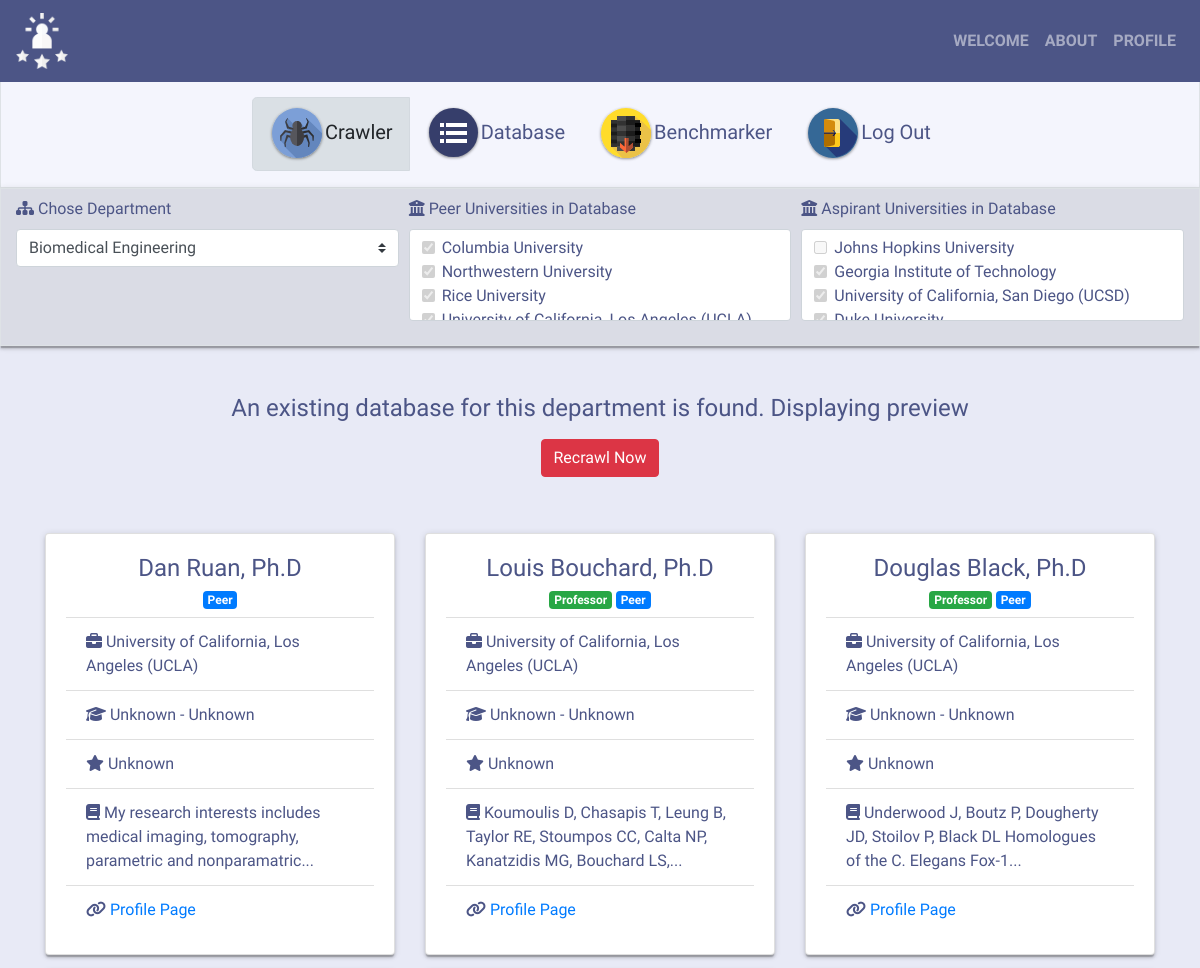
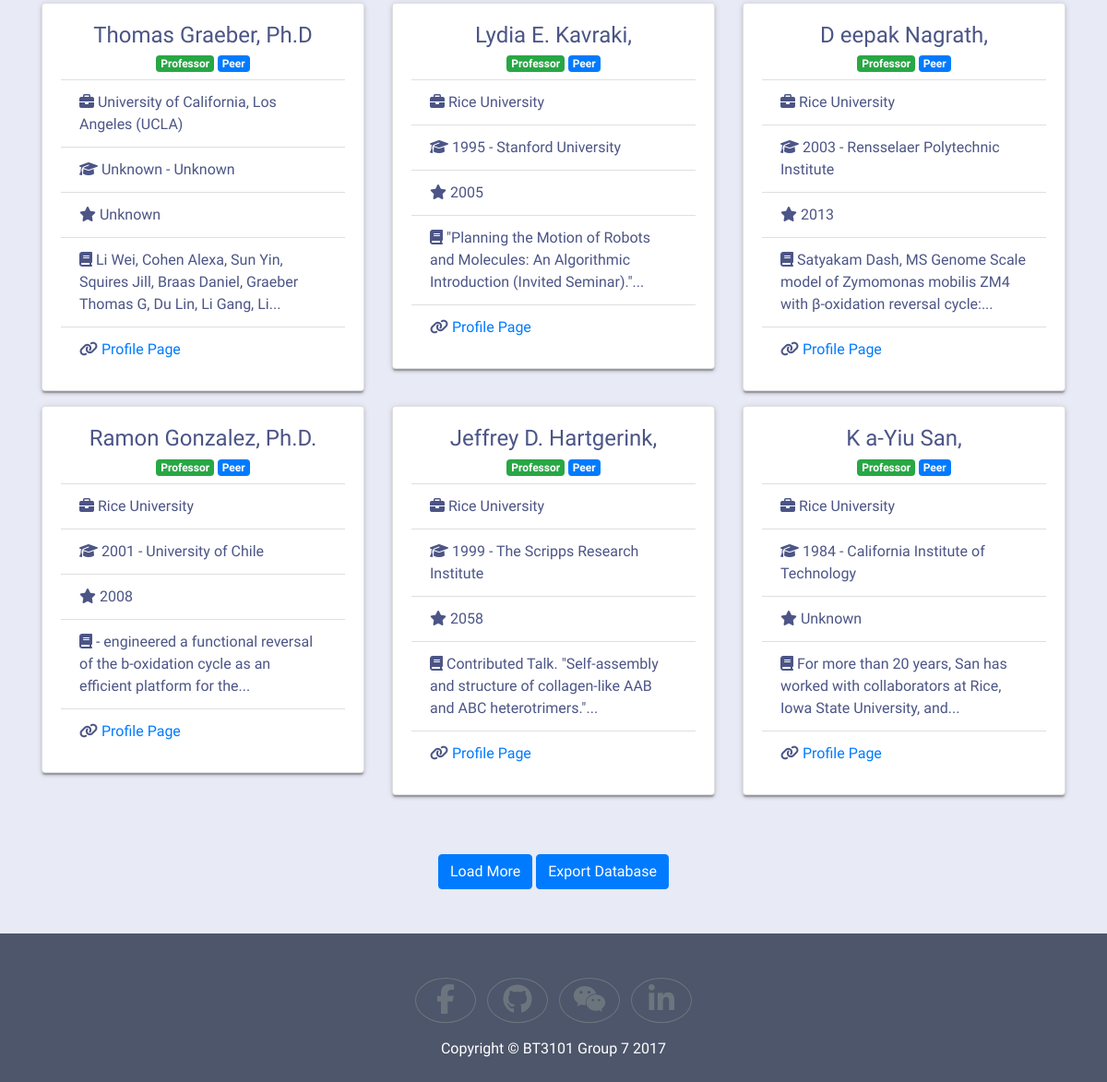
Screenshot of /crawler/ (signed in) with the database file from the repository (2 pictures, top to bottom).
### tables this page shows
CREATE TABLE profiles (
  profile_link TEXT PRIMARY KEY,
  name TEXT,
  department TEXT,
  university TEXT,
  tag TEXT,
  position TEXT,
  phd_year TEXT,
  phd_school TEXT,
  promotion_year TEXT,
  text_raw TEXT,
  user_updated INTEGER
);

### application.py (the view)
@app.route('/crawler/')
def crawler(dep='bme', length=9):
    if 'username' in session:
        if request.args.get('length'):
            length = request.args.get('length', type=int)
        if request.args.get('dep'):
            dep = request.args.get('dep')
        dep_name = helper.get_full_name(dep)
        preview = query_db('select * from profiles where department = ?', (dep_name,))
        db_peer = query_db('select distinct university from profiles where department = ? and tag = ?', (dep_name, 'peer'))
        in_db_peer = [row['university'] for row in db_peer]
        db_asp = query_db('select distinct university from profiles where department = ? and tag = ?', (dep_name, 'aspirant'))
        in_db_asp = [row['university'] for row in db_asp]
        return render_template(
            "crawler.html",
            dep=dep,
            length=length,
            peer_unis=helper.get_peer_unis(dep),
            asp_unis=helper.get_asp_unis(dep),
            selected_peer=in_db_peer,
            selected_asp=in_db_asp,
            preview=preview)
    else:
        return redirect(url_for('main'))

### application.py (called while the page is built)
def get_db():
    db = getattr(g, '_database', None)
    if db is None:
        db = g._database = sqlite3.connect(DATABASE)
    return db

def query_db(query, args=(), one=False):
    db = get_db()
    db.row_factory = sqlite3.Row
    cur = db.cursor().execute(query, args)
    rv = cur.fetchall()
    return (rv[0] if rv else None) if one else rv

@app.teardown_appcontext
def close_connection(exception):
    db = getattr(g, '_database', None)
    if db is not None:
        db.close()

### helper.py (called while the page is built)
def get_peer_unis(dep):
    bme_peer = [
        'Columbia University',
        'Northwestern University',
        'Rice University',
        'University of California, Los Angeles (UCLA)',
        'University of Michigan',
        'University of Toronto']
    biochem_peer = [
        'University of Chicago',
        'The University of Hong Kong',
        'New York University',
        'Monash University'
    ]
    geo_peer = [
        'UCL (University College London)',
        'University of Colorado - Boulder',
        'The University of Manchester',
        'University of Toronto (St George)',
        'Queen Mary University of London']
    departments = {
        'bme': bme_peer,
        'biochem': biochem_peer,
        'geo': geo_peer}
    return departments[dep]

def get_asp_unis(dep):
    bme_asp = [
        'Johns Hopkins University',
        'Georgia Institute of Technology',
        'University of California, San Diego (UCSD)',
        'Duke University',
        'Massachusetts Institute of Technology',
        'Stanford University']
    biochem_asp = [
        'University of California, San Francisco',
        'UCL (University College London)',
        'University of Illinois at Urbana-Champaign',
        'McGill University'
    ]
    geo_asp = [
        'University of Cambridge',
        'University of British Columbia',
        'University of Oxford']
    departments = {
        'bme': bme_asp,
        'biochem': biochem_asp,
        'geo': geo_asp}
    return departments[dep]

def get_full_name(dep):
    names = {
        'bme': 'Biomedical Engineering',
        'biochem': 'Biochemistry',
        'geo': 'Geography'
    }
    return names[dep]

### templates/crawler.html (shortened to what this page needs)
<!doctype html>
<html lang="en">
  <head>
    <link rel="stylesheet" href="https://maxcdn.bootstrapcdn.com/bootstrap/4.0.0-beta.2/css/bootstrap.min.css">
    <link href="https://opensource.keycdn.com/fontawesome/4.7.0/font-awesome.min.css" rel="stylesheet">
    <link href="../static/css/custom.css" rel="stylesheet">
  </head>
  <body>
    <header class="navbar fixed-top navbar-expand-lg navbar-dark" style="background-color: #4C5586;">
      <a class="navbar-brand" href="#"><img class="img-fluid" src="{{ url_for('static', filename='img/Logo.svg') }}"></a>
      <div class="collapse navbar-collapse" id="navbarNavAltMarkup">
        <ul class="navbar-nav ml-auto">
          <li class="nav-item">
            <a class="nav-link font-weight-bold" href="{{ url_for('main') }}">WELCOME</a>
          </li>
          <li class="nav-item">
            <a class="nav-link font-weight-bold" href="{{ url_for('about') }}">ABOUT</a>
          </li>
          <li class="nav-item">
            <a class="nav-link font-weight-bold" href="{{ url_for('profile') }}">PROFILE</a>
          </li>
        </ul>
      </div>
    </header>
    <div class="container-fluid border text-center mt-5 pt-5 pb-3 shadowed function-button">
      <div class="btn-group btn-group-lg" role="group" aria-label="Function buttons">
        <a class="btn btn-light btn-menu active" href="{{ url_for('crawler') }}">
          <img src="{{ url_for('static', filename='img/Crawl.svg') }}">Crawler
        </a>
        <a class="btn btn-light btn-menu" href="{{ url_for('database') }}">
          <img src="{{ url_for('static', filename='img/Menu.svg') }}">Database
        </a>
        <a class="btn btn-light btn-menu" href="{{ url_for('benchmarker') }}">
          <img src="{{ url_for('static', filename='img/Database.svg') }}">Benchmarker
        </a>
        <a class="btn btn-light btn-menu" href="{{ url_for('logout') }}">
          <img src="{{ url_for('static', filename='img/Logout.svg') }}">Log Out
        </a>
      </div>
    </div>
    <div class="container-fluid border py-2 criteria-box shadowed">
      <form>
        <div class="form-row">
          <div class="form-group col-4">
            <label for="department"><i class="fa fa-sitemap" aria-hidden="true"></i>&nbsp;Chose Department</label>
            <select id="department" class="form-control custom-select" onchange="javascript:location.href = this.value;">
              <option {% if dep == 'bme' %} selected {% endif %} value="{{ url_for('crawler', dep='bme') }}">Biomedical Engineering</option>
            </select>
          </div>
          <div class="form-group col-4">
            <label for="peer">
              <i class="fa fa-university" aria-hidden="true"></i>&nbsp;Peer Universities in Database
            </label>
            <div class="form-scrollable rounded">
              {% for uni in peer_unis %}
              <div class="form-check">
                <label class="form-check-label">
                  <input class="form-check-input" type="checkbox" name="selected_peer" value="{{ uni }}" {% if uni in selected_peer %} checked {% endif %} disabled="" />{{ uni }}</label>
              </div>
              {% endfor %}
            </div>
          </div>
          <div class="form-group col-4">
            <label for="aspirant">
              <i class="fa fa-university" aria-hidden="true"></i>&nbsp;Aspirant Universities in Database
            </label>
            <div class="form-scrollable rounded">
              {% for uni in asp_unis %}
              <div class="form-check">
                <label class="form-check-label">
                  <input class="form-check-input" type="checkbox" name="selected_asp" value="{{ uni }}" {% if uni in selected_asp %} checked {% endif %} disabled="" />{{ uni }}
                </label>
              </div>
              {% endfor %}
            </div>
          </div>
        </div>
      </form>
    </div>
    {% if preview | length > 0 %}
      <div class="container py-5">
        <h4 class="text-center">An existing database for this department is found. Displaying preview</h4>
        <div class="text-center pt-2">
          <a href="{{ url_for('crawler_choose_unis', dep=dep) }}" class="btn btn-danger">Recrawl Now</a>
        </div>
      </div>
      <div class="container pt-2">
        <div class="row">
          {% for value in preview[:length] %}
            <div class="col-4">
              <div class="card mb-3 shadowed">
                <div class="card-body">
                  <h4 class="card-title text-center">{{ value['name'] }}</h4>
                  <h6 class="card-subtitle text-center">
                    {% if value['position'] == 'Professor' %}
                      <span class="badge badge-success mb-2">Professor</span>
                    {% elif value['position'] == 'Associate Professor' %}
                      <span class="badge badge-warning mb-2">Associate Professor</span>
                    {% endif %}
                    {% if value['tag'] == 'peer' %}
                      <span class="badge badge-primary mb-2">Peer</span>
                    {% elif value['tag'] == 'aspirant' %}
                      <span class="badge badge-info mb-2">Aspirant</span>
                    {% endif %}
                  </h6>
                  <ul class="list-group list-group-flush">
                    <li class="list-group-item"><i class="fa fa-briefcase" aria-hidden="true"></i>&nbsp;{{ value['university'] }}</li>
                    <li class="list-group-item"><i class="fa fa-graduation-cap" aria-hidden="true"></i>&nbsp;{{ value['phd_year'] }} - {{ value['phd_school'] }}</li>
                    <li class="list-group-item"><i class="fa fa-star" aria-hidden="true"></i>&nbsp;{{ value['promotion_year'] }}</li>
                    <li class="list-group-item"><i class="fa fa-book" aria-hidden="true"></i>&nbsp;{{ value['text_raw'] | truncate(100) }}</li>
                    <li class="list-group-item"><i class="fa fa-link"></i>&nbsp;<a href="{{ value['profile_link'] }}" target="_blank">Profile Page</a></li>
                  </ul>
                </div>
              </div>
            </div>
          {% endfor %}
        </div>
        <div class="text-center py-5" id="loadMore">
          <a type="button" class="btn btn-primary" href="{{ url_for('crawler', dep=dep, length=length+9) }}">Load More</a>
          <button type="butoon" class="btn btn-primary" data-toggle="modal" data-target="#exportModal">Export Database</button>
        </div>
      </div>
    {% endif %}
    <footer class="footer pt-5 pb-2">
      <div class="container">
        <div class="text-center">
          <ul class="list-inline">
            <li class="list-inline-item">
              <a class="btn btn-outline-secondary rounded-circle" href="#" target="_blank">
                <i class="fa fa-fw fa-2x fa-facebook"></i>
              </a>
            </li>
            <li class="list-inline-item">
              <a class="btn btn-outline-secondary rounded-circle" href="#" target="_blank">
                <i class="fa fa-fw fa-2x fa-github"></i>
              </a>
            </li>
            <li class="list-inline-item">
              <a class="btn btn-outline-secondary rounded-circle" href="#" target="_blank">
                <i class="fa fa-fw fa-2x fa-wechat"></i>
              </a>
            </li>
            <li class="list-inline-item">
              <a class="btn btn-outline-secondary rounded-circle" href="#" target="_blank">
                <i class="fa fa-fw fa-2x fa-linkedin"></i>
              </a>
            </li>
          </ul>
          <p>Copyright &copy; BT3101 Group 7 2017</p>
        </div>
      </div>
    </footer>
  </body>
</html>

### static/css/custom.css (style rules this page uses)
body { font-family: Ubuntu, 'Helvetica Neue', Helvetica, Arial, sans-serif; color: #4C5586; background-color: #E8EAF6; }
.footer { background-color: #4D566A; }
.footer p { color: #fff; }
.shadowed { box-shadow:0 3px 3px 0 rgba(0,0,0,0.14),0 1px 7px 0 rgba(0,0,0,0.12),0 3px 1px -1px rgba(0,0,0,0.2) }
.btn-menu { color: #4C5586; border-color: #F4F5FD; background-color: #F4F5FD; }
.function-button { background-color: #F4F5FD; }
.criteria-box { background-color: #DADCE5; }
.form-scrollable { max-height: 5.75rem; overflow-y: scroll; background-color: #fff; padding: 0.375rem 0.75rem; border: 1px solid #CED4DA; }

### rows the page displays
profiles: name "Dan Ruan, Ph.D", tag "Peer", university "University of California, Los Angeles (UCLA)", phd_year "Unknown", phd_school "Unknown", promotion_year "Unknown", text_raw "My research interests includes medical imaging, tomography, parametric and nonparamatric..."
profiles: name "Louis Bouchard, Ph.D", position "Professor", tag "Peer", university "University of California, Los Angeles (UCLA)", phd_year "Unknown", phd_school "Unknown", promotion_year "Unknown", text_raw "Koumoulis D, Chasapis T, Leung B, Taylor RE, Stoumpos CC, Calta NP, Kanatzidis MG, Bouchard LS,..."
profiles: name "Douglas Black, Ph.D", position "Professor", tag "Peer", university "University of California, Los Angeles (UCLA)", phd_year "Unknown", phd_school "Unknown", promotion_year "Unknown", text_raw "Underwood J, Boutz P, Dougherty JD, Stoilov P, Black DL Homologues of the C. Elegans Fox-1..."
profiles: name "Thomas Graeber, Ph.D", position "Professor", tag "Peer", university "University of California, Los Angeles (UCLA)", phd_year "Unknown", phd_school "Unknown", promotion_year "Unknown", text_raw "Li Wei, Cohen Alexa, Sun Yin, Squires Jill, Braas Daniel, Graeber Thomas G, Du Lin, Li Gang, Li..."
profiles: name "Lydia E. Kavraki,", position "Professor", tag "Peer", university "Rice University", phd_year "1995", phd_school "Stanford University", promotion_year "2005", text_raw "\"Planning the Motion of Robots and Molecules: An Algorithmic Introduction (Invited Seminar).\"..."
profiles: name "D eepak Nagrath,", position "Professor", tag "Peer", university "Rice University", phd_year "2003", phd_school "Rensselaer Polytechnic Institute", promotion_year "2013", text_raw "Satyakam Dash, MS Genome Scale model of Zymomonas mobilis ZM4 with β-oxidation reversal cycle:..."
profiles: name "Ramon Gonzalez, Ph.D.", position "Professor", tag "Peer", university "Rice University", phd_year "2001", phd_school "University of Chile", promotion_year "2008", text_raw "- engineered a functional reversal of the b-oxidation cycle as an efficient platform for the..."
profiles: name "Jeffrey D. Hartgerink,", position "Professor", tag "Peer", university "Rice University", phd_year "1999", phd_school "The Scripps Research Institute", promotion_year "2058", text_raw "Contributed Talk. \"Self-assembly and structure of collagen-like AAB and ABC heterotrimers.\"..."
profiles: name "K a-Yiu San,", position "Professor", tag "Peer", university "Rice University", phd_year "1984", phd_school "California Institute of Technology", promotion_year "Unknown", text_raw "For more than 20 years, San has worked with collaborators at Rice, Iowa State University, and..."

### other values shown
{{ uni }} "Columbia University" "Northwestern University" "Rice University"
{{ uni }} "Johns Hopkins University" "Georgia Institute of Technology" "University of California, San Diego (UCSD)"
